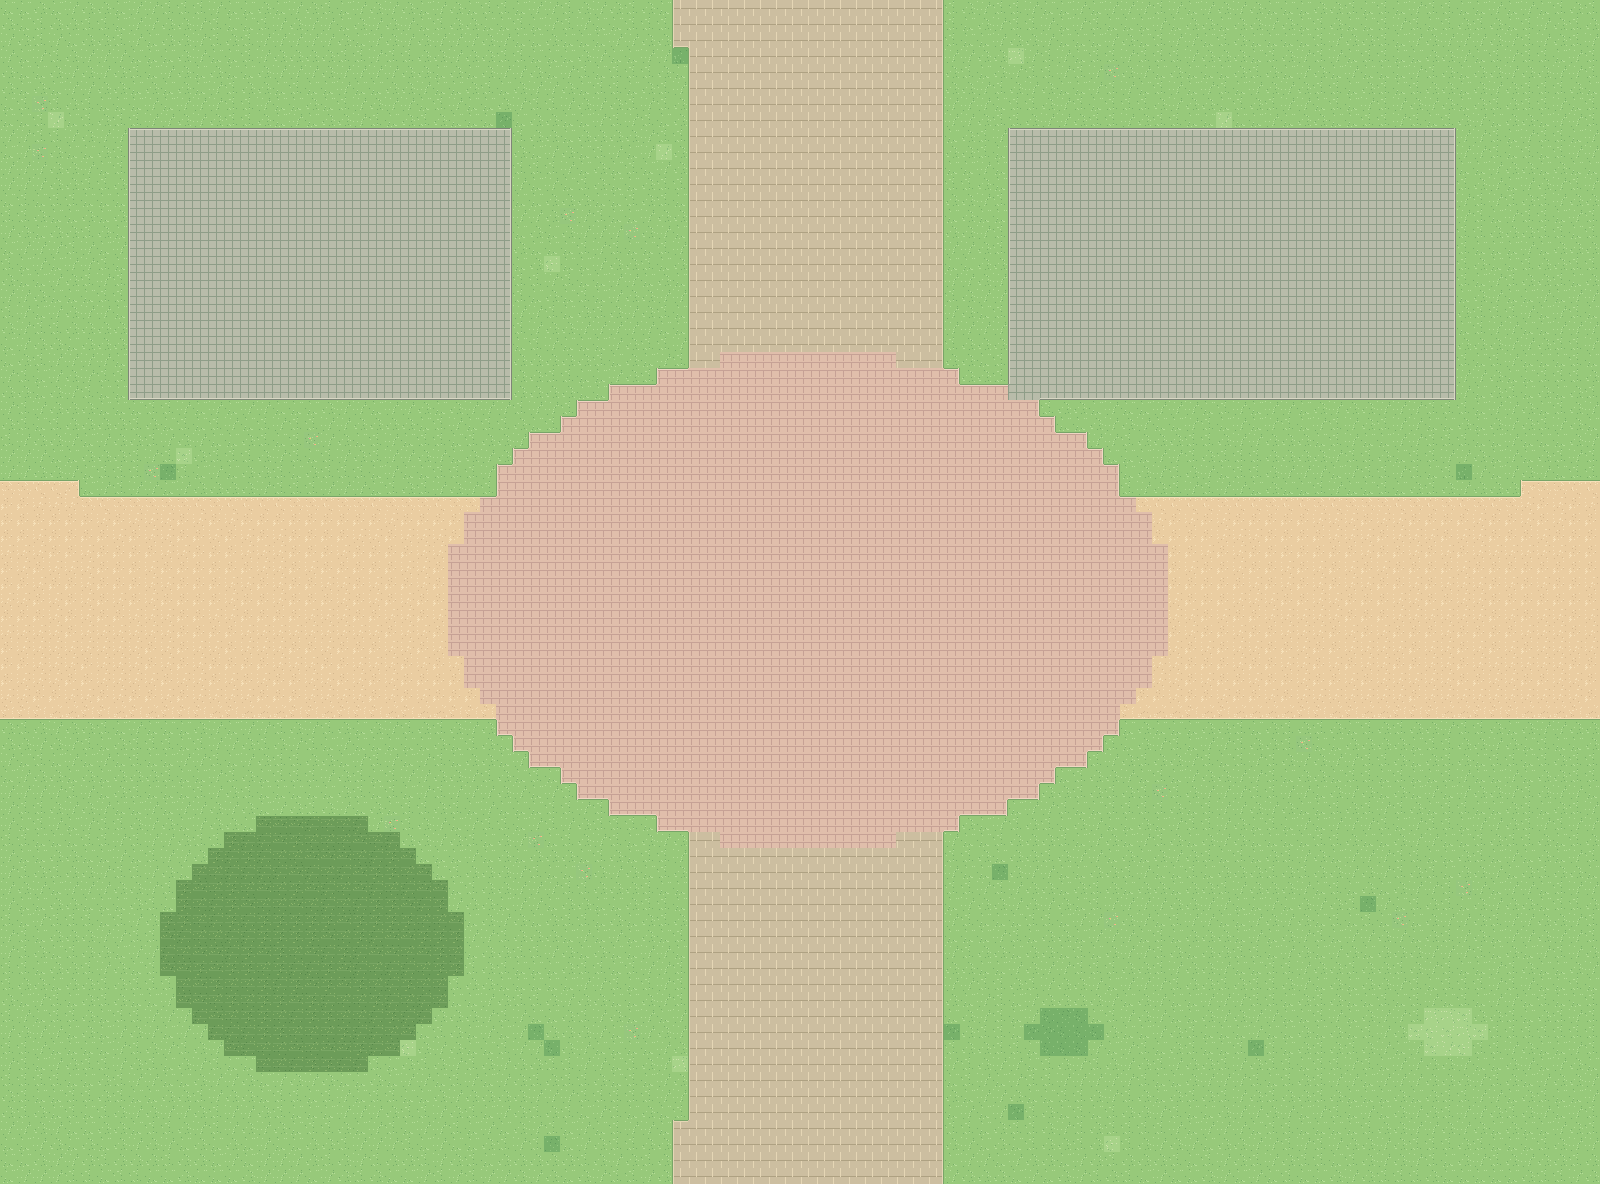

Rendered tile map (Tiled .tmx) drawn with the repository's tilesets; below, a short description and the map source with its tile grids summarised:
An orthogonal 100x74 tile map with 16x16 px tiles, 4 tile layers (Ground, Landscape, Roads, BuildingPads) and 10 objects (3x scene_portal, 2x building_slot, 2x building_label, landmark_area, spawn, ...).

<map version="1.10" tiledversion="1.11.2" orientation="orthogonal" renderorder="right-down" width="100" height="74" tilewidth="16" tileheight="16" infinite="0" nextlayerid="9" nextobjectid="800" backgroundcolor="#97C97A">
  <properties>
    <property name="scene_id" value="04" />
    <property name="scene_name" value="杏园西北区" />
    <property name="macro_area" value="B 生活区" />
    <property name="tile_scale" type="int" value="16" />
    <property name="player_sprite_width" type="int" value="48" />
    <property name="player_sprite_height" type="int" value="48" />
    <property name="world_origin_x_px" type="int" value="6400" />
    <property name="world_origin_y_px" type="int" value="-3552" />
    <property name="ground_only" type="bool" value="true" />
    <property name="building_art_separate" type="bool" value="true" />
  </properties>
  <tileset firstgid="1" name="swu_terrain_16" tilewidth="16" tileheight="16" tilecount="412" columns="16">
    <image source="../assets/ground_tiles_16.png" width="256" height="416" />
  </tileset>
  <layer id="1" name="Ground" width="100" height="74">
    <data>[7400 cells, 7400 non-empty, 4 distinct tile ids]</data>
  </layer>
  <layer id="2" name="Landscape" width="100" height="74">
    <data>[7400 cells, 295 non-empty, 16 distinct tile ids]</data>
  </layer>
  <layer id="3" name="Roads" width="100" height="74">
    <data>[7400 cells, 2606 non-empty, 32 distinct tile ids]</data>
  </layer>
  <layer id="4" name="BuildingPads" width="100" height="74">
    <data>[7400 cells, 884 non-empty, 16 distinct tile ids]</data>
  </layer>
  <objectgroup id="5" name="BuildingSlots" visible="0" color="#D9B768">
    <object id="1" name="slot_04_01" type="building_slot" x="128" y="128" width="384" height="272">
      <properties>
        <property name="display_name" value="杏园1–2舍" />
        <property name="confidence" value="verified_area_approx" />
        <property name="note" value="建筑预留地，仅用于当前地图阶段，后续再放建筑与碰撞体" />
        <property name="future_collision" type="bool" value="true" />
        <property name="currently_walkable" type="bool" value="true" />
        <property name="macro_area" value="B 生活区" />
      </properties>
    </object>
    <object id="2" name="slot_04_02" type="building_slot" x="1008" y="128" width="448" height="272">
      <properties>
        <property name="display_name" value="杏园3–4舍" />
        <property name="confidence" value="verified_area_approx" />
        <property name="note" value="建筑预留地，仅用于当前地图阶段，后续再放建筑与碰撞体" />
        <property name="future_collision" type="bool" value="true" />
        <property name="currently_walkable" type="bool" value="true" />
        <property name="macro_area" value="B 生活区" />
      </properties>
    </object>
  </objectgroup>
  <objectgroup id="6" name="LandmarkAreas" visible="0" color="#3B9C88">
    <object id="3" name="area_04_01" type="landmark_area" x="496" y="496" width="624" height="368">
      <properties>
        <property name="display_name" value="杏园西北宿舍步行轴" />
        <property name="confidence" value="landmark_area_approx" />
      </properties>
    </object>
  </objectgroup>
  <objectgroup id="7" name="Portals" visible="0" color="#4CA3D9">
    <object id="4" name="exit_south" type="scene_portal" x="672" y="1120" width="272" height="64">
      <properties>
        <property name="direction" value="south" />
        <property name="target_scene" value="10" />
        <property name="target_portal" value="exit_north" />
        <property name="spawn_x_px" type="int" value="800" />
        <property name="spawn_y_px" type="int" value="112" />
        <property name="trigger" value="cross_map_edge" />
        <property name="enabled" type="bool" value="true" />
      </properties>
    </object>
    <object id="5" name="exit_west" type="scene_portal" x="0" y="480" width="80" height="240">
      <properties>
        <property name="direction" value="west" />
        <property name="target_scene" value="03" />
        <property name="target_portal" value="exit_east" />
        <property name="spawn_x_px" type="int" value="1424" />
        <property name="spawn_y_px" type="int" value="592" />
        <property name="trigger" value="cross_map_edge" />
        <property name="enabled" type="bool" value="true" />
      </properties>
    </object>
    <object id="6" name="exit_east" type="scene_portal" x="1520" y="480" width="80" height="240">
      <properties>
        <property name="direction" value="east" />
        <property name="target_scene" value="05" />
        <property name="target_portal" value="exit_west" />
        <property name="spawn_x_px" type="int" value="160" />
        <property name="spawn_y_px" type="int" value="592" />
        <property name="trigger" value="cross_map_edge" />
        <property name="enabled" type="bool" value="true" />
      </properties>
    </object>
  </objectgroup>
  <objectgroup id="8" name="Spawn" visible="0" color="#74B877">
    <object id="7" name="player_start" type="spawn" x="800" y="224" width="0" height="0">
      <properties>
        <property name="feet_position" type="bool" value="true" />
        <property name="sprite_width" type="int" value="48" />
        <property name="sprite_height" type="int" value="48" />
      </properties>
    </object>
  </objectgroup>
  <objectgroup id="9" name="地标中文标注_编辑用" visible="1" color="#284F48">
    <object id="8" name="杏园1–2舍" type="building_label" x="150.0" y="242.0" width="340" height="44">
      <text fontfamily="Noto Sans CJK SC" pixelsize="21" color="#284D42" halign="center" valign="center" wrap="1">杏园1–2舍</text>
    </object>
    <object id="9" name="杏园3–4舍" type="building_label" x="1062.0" y="242.0" width="340" height="44">
      <text fontfamily="Noto Sans CJK SC" pixelsize="21" color="#284D42" halign="center" valign="center" wrap="1">杏园3–4舍</text>
    </object>
    <object id="10" name="杏园西北宿舍步行轴" type="area_label" x="638.0" y="658.0" width="340" height="44">
      <text fontfamily="Noto Sans CJK SC" pixelsize="21" color="#284D42" halign="center" valign="center" wrap="1">杏园西北宿舍步行轴</text>
    </object>
  </objectgroup>
</map>
